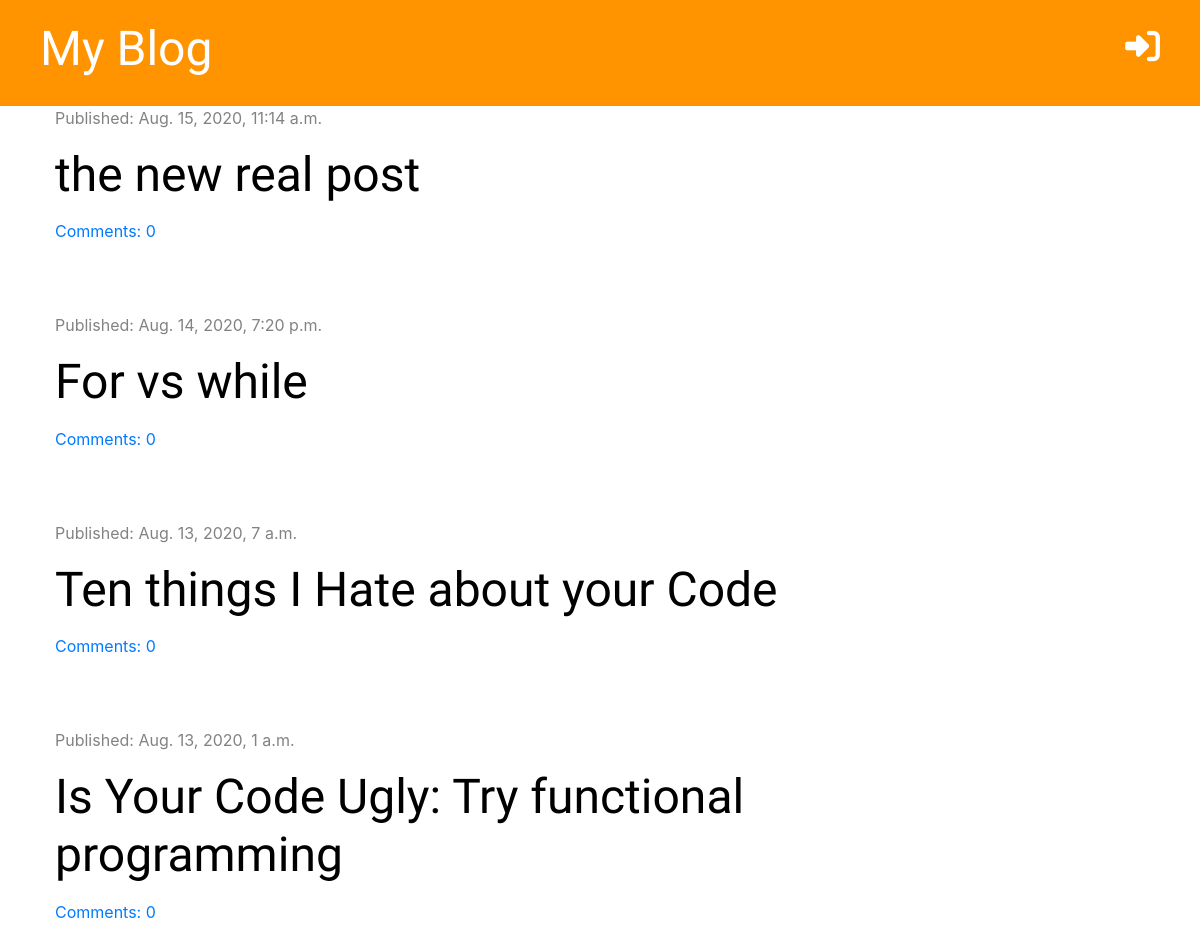
The page / on the database its author committed.
### blog/models.py (models this page shows, shortened)
class Post(models.Model):
    author = models.ForeignKey('auth.User', on_delete=models.CASCADE)
    title = models.CharField(max_length=200)
    text = models.TextField()
    created_date = models.DateTimeField(default= timezone.now)
    published_date = models.DateTimeField(blank=True, null=True)
    def approved_comments(self):
        return self.comments.filter(approved=True)

### blog/views.py (the view)
# urls.py: path('', views.post_list, name='post_list'),
def post_list(request):
    posts = Post.objects.filter(published_date__lte=timezone.now()).order_by('-published_date')
    stuff_for_frontend = {'posts': posts}
    return render(request, 'blog/post_list.html', stuff_for_frontend)

### blog/templatetags/markdownify.py (called while the page is built)
@register.filter
def markdown(value):
    renderer = HighlightRenderer()
    markdown = mistune.Markdown(renderer=renderer)
    return markdown(value)

### blog/templates/blog/post_list.html (shortened to what this page needs)
{% extends 'blog/base.html' %}
{% load markdownify %}
{% block content %}
    {% for post in posts %}
    <div class="post">
        <div class="date">
            <p>Published: {{ post.published_date }}</p>
        </div>
            <h1><a href="{% url 'post_detail' pk=post.pk %}">{{ post.title }}</a></h1>
        <a href="{% url 'post_detail' pk=post.pk %}">Comments: {{ post.approved_comments.count }}</a>
    </div>
    {% endfor %}
{% endblock %}

### blog/static/css/blog.css (style rules this page uses)
.date { color: #828282; }
.post { margin-bottom: 70px; }
h1, h2, h3, h4 { font-family: 'Tangerine', 'Inconsolata', 'Droid Sans', serif; font-size: 48px; }
.post h1 a { color: #000000; }

### rows shown on the page
Post: published_date "Aug. 15, 2020, 11:14 a.m.", title "the new real post", approved_comments.count "0"
Post: published_date "Aug. 14, 2020, 7:20 p.m.", title "For vs while", approved_comments.count "0"
Post: published_date "Aug. 13, 2020, 7 a.m.", title "Ten things I Hate about your Code", approved_comments.count "0"
Post: published_date "Aug. 13, 2020, 1 a.m.", title "Is Your Code Ugly: Try functional programming", approved_comments.count "0"
